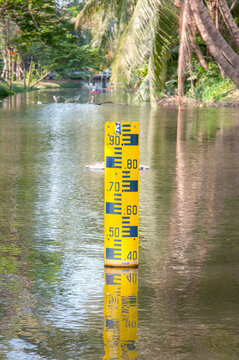
#> input picture staff5.jpg, 239 x 360 px
$ python hist.py
#> lines starting #> are read from the running program, lines starting #| are printed output that depends on the picture
import cv2
import matplotlib.pyplot as plt

rin = cv2.imread('staff5.jpg')
#> rin is the input picture: shape (360, 239, 3); mean B, G, R 107.2, 142.7, 146.5
plt.figure(figsize=[6,7])
ax1 = plt.subplot(211)
ax2 = plt.subplot(212)
for i,c in enumerate('bgr'):
    hist = cv2.calcHist([rin],[i],None,[256],[0,256])
    ax1.plot(hist,c) # ฮิสโทแกรม
    ax2.plot(hist.cumsum(),c) # ผลบวกสะสม
plt.tight_layout()
plt.show()
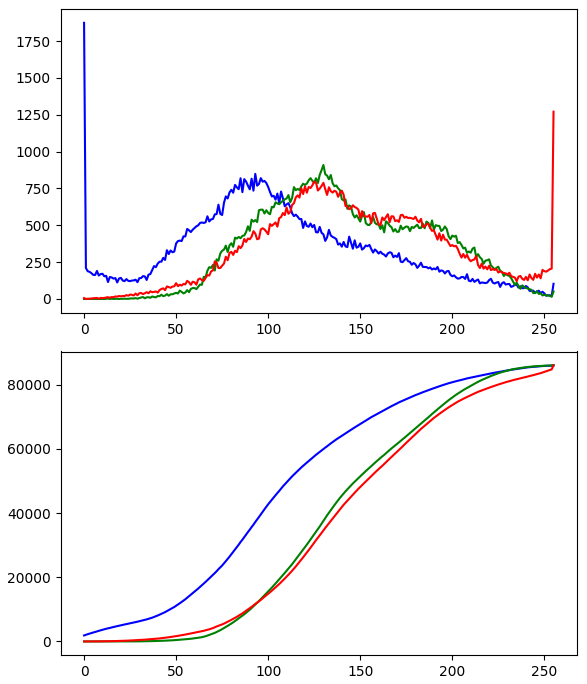
#> figure drawn by matplotlib, 2 panels; panel 1: curve peaks at x = 0, y = 1874; panel 1: curve peaks at x = 130, y = 909; panel 1: curve peaks at x = 255, y = 1271; panel 2: curve peaks at x = 255, y = 86040

$ run again, with staff1.jpg copied over staff5.jpg
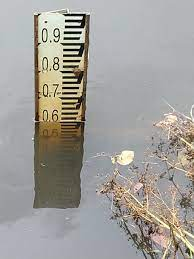
#> input picture staff1.jpg, 194 x 259 px
#> rin is the input picture: shape (259, 194, 3); mean B, G, R 154.7, 159.1, 162
#> `plt.show()`:
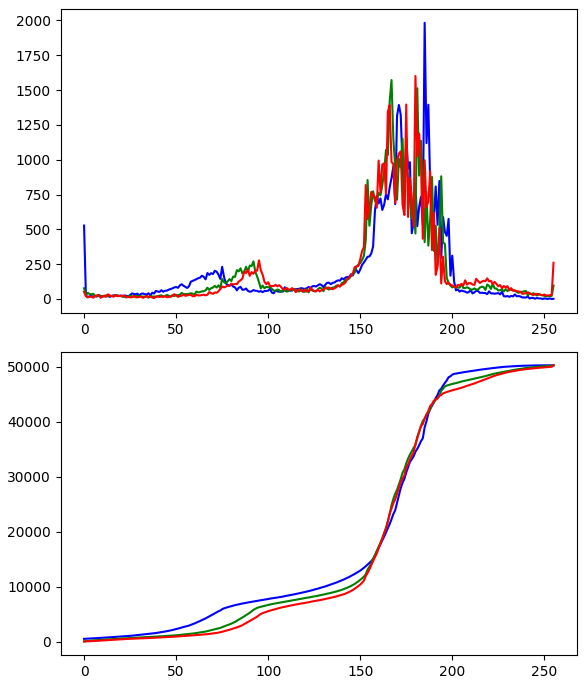
#> figure drawn by matplotlib, 2 panels; panel 1: curve peaks at x = 185, y = 1983; panel 1: curve peaks at x = 167, y = 1572; panel 1: curve peaks at x = 180, y = 1601; panel 2: curve peaks at x = 255, y = 50246

$ run again, with staff10.jpg copied over staff5.jpg
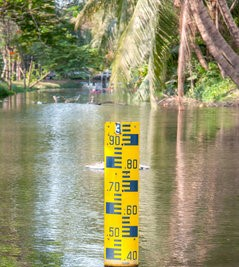
#> input picture staff10.jpg, 239 x 267 px
#> rin is the input picture: shape (267, 239, 3); mean B, G, R 110.2, 147.5, 150.7
#> `plt.show()`:
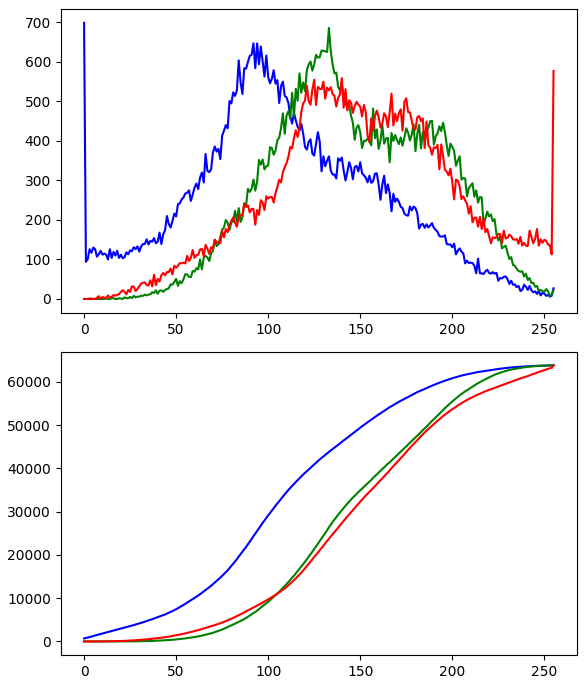
#> figure drawn by matplotlib, 2 panels; panel 1: curve peaks at x = 0, y = 699; panel 1: curve peaks at x = 133, y = 686; panel 1: curve peaks at x = 255, y = 577; panel 2: curve peaks at x = 255, y = 63813

$ run again, with staff12.jpg copied over staff5.jpg
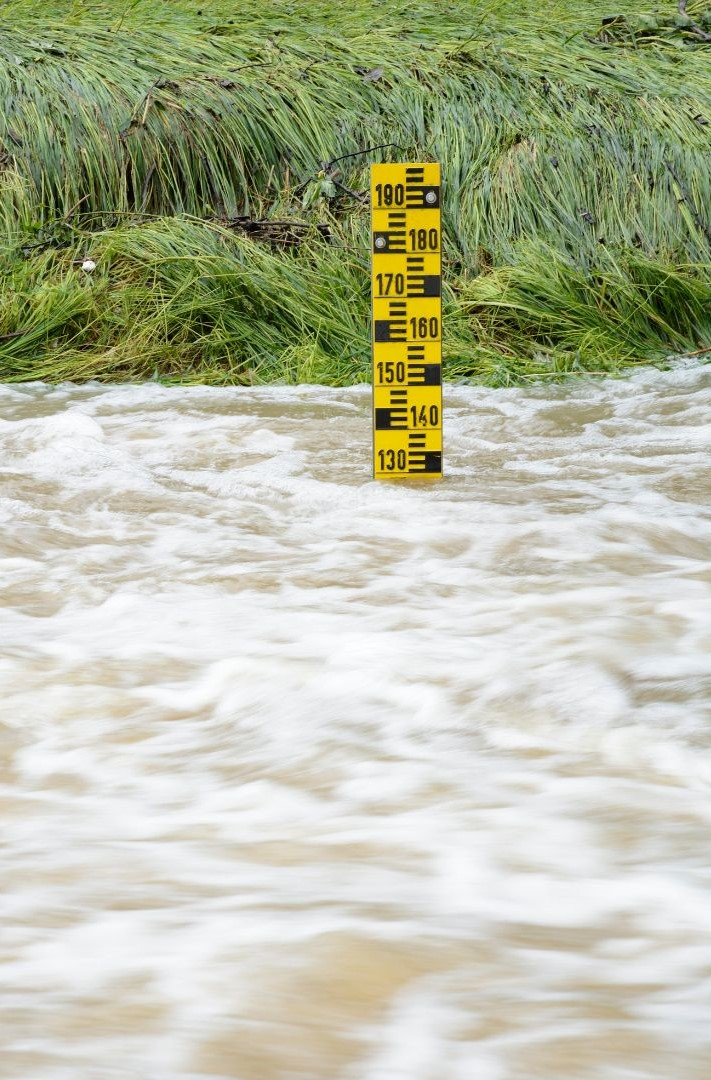
#> input picture staff12.jpg, 711 x 1080 px
#> rin is the input picture: shape (1080, 711, 3); mean B, G, R 161.7, 187, 182.7
#> `plt.show()`:
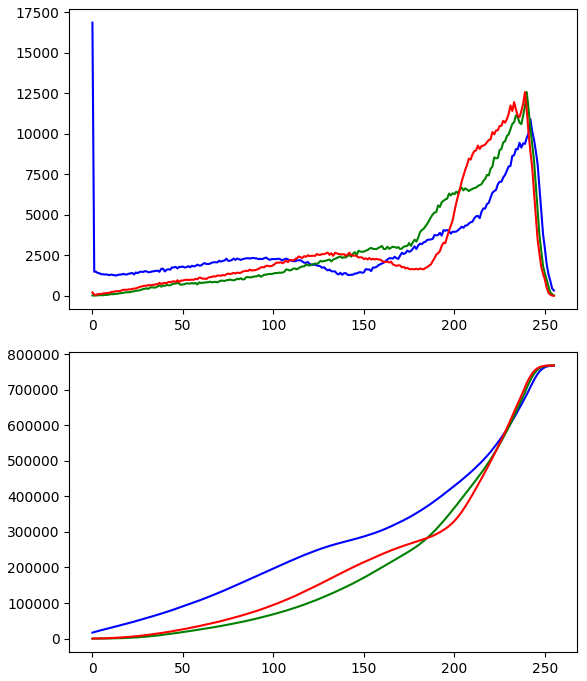
#> figure drawn by matplotlib, 2 panels; panel 1: curve peaks at x = 0, y = 16848; panel 1: curve peaks at x = 240, y = 12565; panel 1: curve peaks at x = 239, y = 12566; panel 2: curve peaks at x = 255, y = 767880
